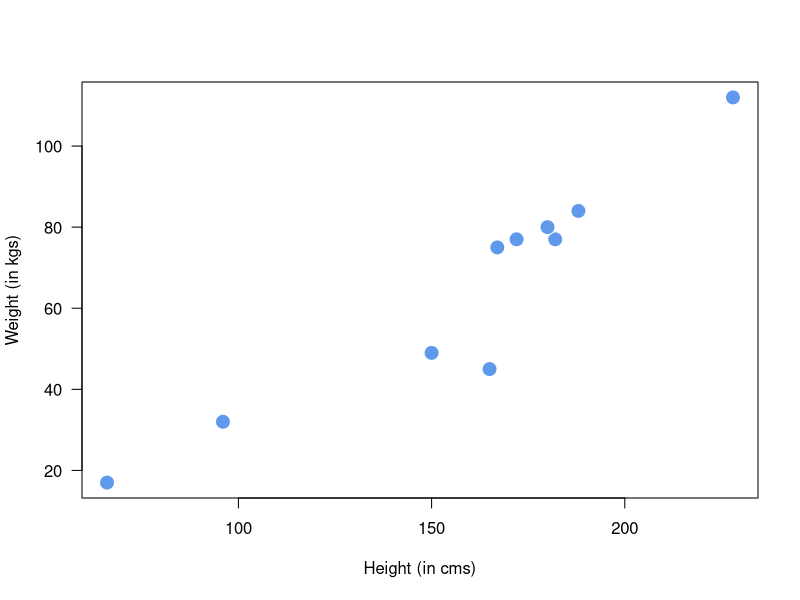

This chart was generated by the following R code:
# Scatterplot of Height and Weight


# read data set
sw <- read.csv('../../data/clean_data/starwars_clean.csv')


# open graphic device
pdf(file = '../../images/scatterplot.pdf', width = 7, height = 6)

# scatterplot of height and weight
plot(sw$height, sw$weight, las = 1, pch = 21, cex = 2,
     col = 'white', bg = '#5E99EC', lwd = 1,
     xlab = 'Height (in cms)', ylab = 'Weight (in kgs)')

# close device
dev.off()
